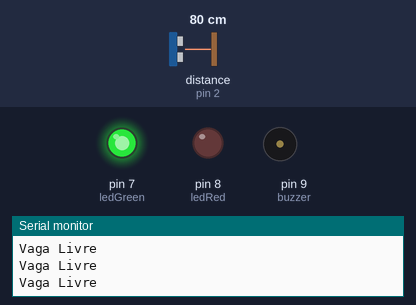
Recording of a sketch running on a simulated Arduino Uno, built with avr-gcc and run on an emulated ATmega328P. Shown: output pins drawn as LEDs (lit = HIGH), buzzer (waves = sounding), the last lines printed to the serial monitor. Wiring (inferred from the names in the program): ultrasonic range finder: trigger pin 3; echo pin 2. The test bench sets the inputs (shaded band); at power-on: distance to the obstacle (sensor on pin 2) 80 cm. The echo pulse lasts 58.3 µs per cm; pins used as bus, display or sensor lines are not drawn.

Above: at 1.2 s.
1.3 s: distance to the obstacle (sensor on pin 2) set to 13 cm
2.8 s: distance to the obstacle (sensor on pin 2) set to 10 cm
At 3.9 s:
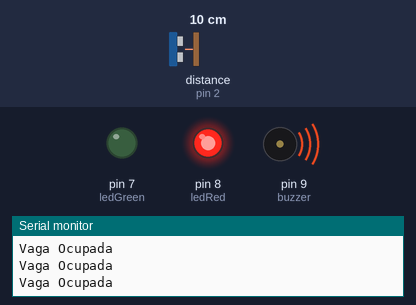
4.3 s: distance to the obstacle (sensor on pin 2) set to 2 cm
5.8 s: distance to the obstacle (sensor on pin 2) set to 4 cm
At 9.1 s:
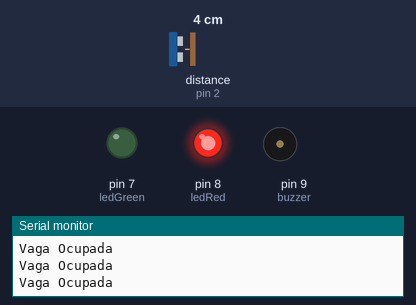
Timing chart, 0 to 10.6 s (numbered marks = the images above; inputs shaded):
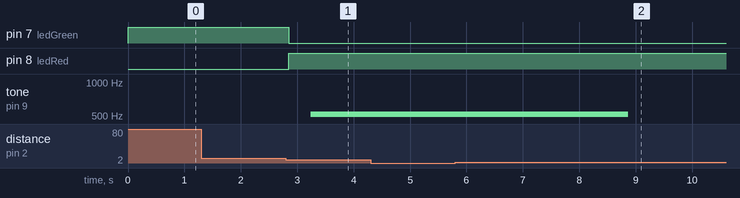

Measured:
- the behaviour switches between 12 and 11 cm on distance to the obstacle (sensor on pin 2) (found by bisection; images 0 and 1)
- after the input at 2.8 s, pin 7 (ledGreen): HIGH → LOW after 0.05 s; pin 8 (ledRed): LOW → HIGH after 0.05 s; tone on pin 9 (buzzer): silent → 517 Hz after 0.44 s
- after the input at 5.8 s, tone on pin 9 (buzzer): 517 Hz → silent after 3.1 s instead of 1.7 s

The sketch:

sensor_estacionamento.ino
```cpp
// Distância mínima em centímetros para detectar carro estacionado
const int distancia_carro = 10;

// sensor
const int TRIG = 3;
const int ECHO = 2;

const int ledGreen = 7;
const int ledRed = 8;
const int buzzer = 9;

// Variáveis para funcionamento do Buzzer
float seno;
int frequencia;

// VARIÁVEIS DE CONTROLE
int distanciaAtual = 0;
int distanciaAnterior = 0;
unsigned long tempoImovel = 0;        // tempo em que o carro está imóvel
const unsigned long tempoLimite = 3000; // 3 segundos imóvel para parar buzzer
bool buzzerAtivo = false;

void setup() {
  Serial.begin(9600);

  pinMode(TRIG, OUTPUT);
  pinMode(ECHO, INPUT);

  pinMode(ledGreen, OUTPUT);
  pinMode(ledRed, OUTPUT);
  pinMode(buzzer, OUTPUT);
}

void loop() {
  distanciaAtual = sensor(TRIG, ECHO);

  // Verifica se há carro na vaga
  if (distanciaAtual <= distancia_carro) {
    digitalWrite(ledGreen, LOW);
    digitalWrite(ledRed, HIGH);

    // Envia informação para o computador
    Serial.println("Vaga Ocupada");

    // Detecta se o carro está imóvel (diferença menor que 1 cm)
    if (abs(distanciaAtual - distanciaAnterior) < 1) {
      if (millis() - tempoImovel > tempoLimite) {
        noTone(buzzer);
        buzzerAtivo = false;
      }
    } else {
      // Carro ainda se movendo — reseta o temporizador
      tempoImovel = millis();
      if (!buzzerAtivo) {
        tocaBuzzer();
        buzzerAtivo = true;
      }
    }
  }
  else {
    // Vaga livre
    digitalWrite(ledGreen, HIGH);
    digitalWrite(ledRed, LOW);
    Serial.println("Vaga Livre");
    noTone(buzzer);
    buzzerAtivo = false;
    tempoImovel = millis(); // reseta o tempo
  }

  distanciaAnterior = distanciaAtual;
  delay(200);
}

int sensor(int pinotrig, int pinoecho) {
  digitalWrite(pinotrig, LOW);
  delayMicroseconds(2);
  digitalWrite(pinotrig, HIGH);
  delayMicroseconds(10);
  digitalWrite(pinotrig, LOW);

  return pulseIn(pinoecho, HIGH) / 58; // converte para cm
}

void tocaBuzzer() {
  for (int x = 0; x < 180; x++) {
    seno = sin(x * 3.1416 / 180);
    // ajustei de 2000 para 500
    frequencia = 500 + int(seno * 1000);
    tone(buzzer, frequencia);
    delay(2);
  }
}
```
